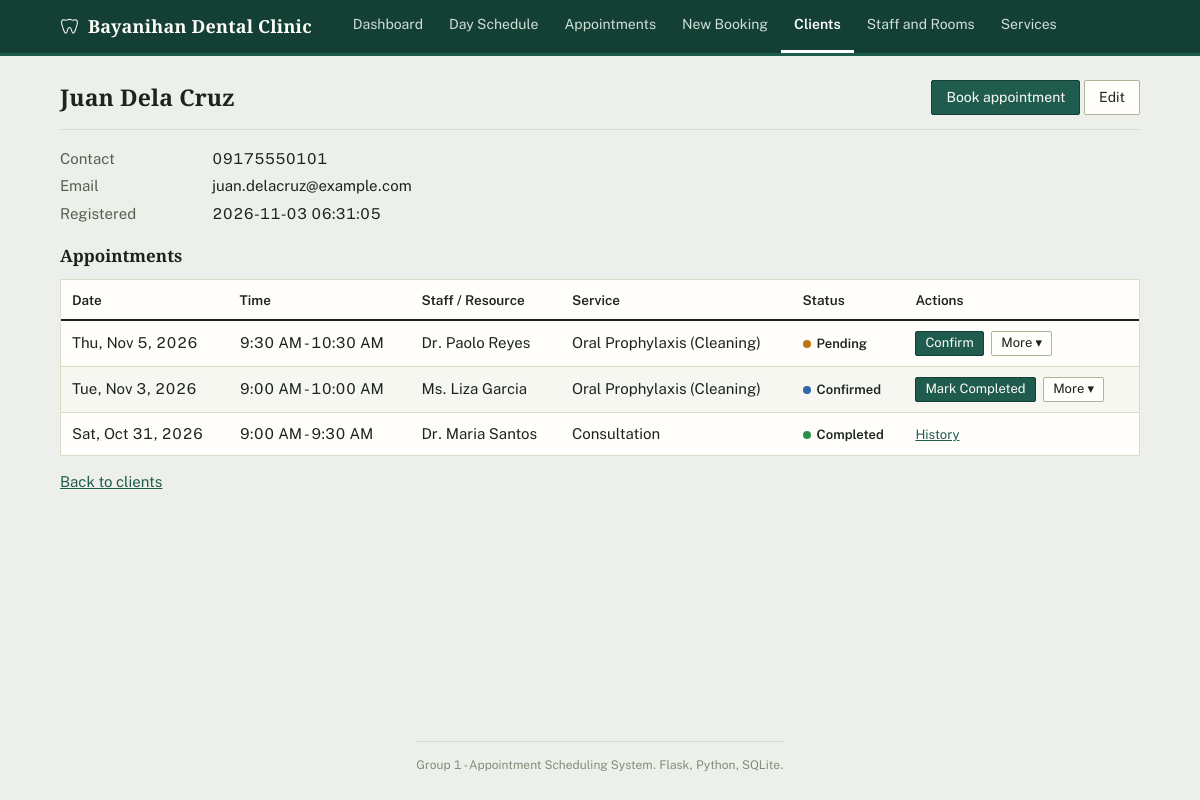
The page /clients/1 on the database its author committed.
### tables this page shows
CREATE TABLE clients (
    client_id  INTEGER PRIMARY KEY AUTOINCREMENT,
    name       TEXT NOT NULL CHECK (length(trim(name)) >= 2),
    contact    TEXT NOT NULL,
    email      TEXT,
    created_at TEXT NOT NULL DEFAULT (datetime('now', 'localtime'))
);

CREATE TABLE appointments (
    appointment_id INTEGER PRIMARY KEY AUTOINCREMENT,
    client_id      INTEGER NOT NULL REFERENCES clients (client_id) ON DELETE RESTRICT,
    resource_id    INTEGER NOT NULL REFERENCES staff_or_resources (resource_id) ON DELETE RESTRICT,
    service_id     INTEGER NOT NULL REFERENCES services (service_id) ON DELETE RESTRICT,
    appt_date      TEXT NOT NULL
        CHECK (appt_date GLOB '[0-9][0-9][0-9][0-9]-[0-9][0-9]-[0-9][0-9]'),
    start_time     TEXT NOT NULL CHECK (start_time GLOB '[0-2][0-9]:[0-5][0-9]'),
    end_time       TEXT NOT NULL CHECK (end_time GLOB '[0-2][0-9]:[0-5][0-9]'),
    status         TEXT NOT NULL DEFAULT 'Pending'
        CHECK (status IN ('Pending', 'Confirmed', 'Completed', 'Cancelled')),
    notes          TEXT,
    created_at     TEXT NOT NULL DEFAULT (datetime('now', 'localtime')),
    CHECK (end_time > start_time)
);

CREATE TABLE staff_or_resources (
    resource_id INTEGER PRIMARY KEY AUTOINCREMENT,
    name        TEXT NOT NULL UNIQUE,
    role        TEXT NOT NULL,
    is_active   INTEGER NOT NULL DEFAULT 1 CHECK (is_active IN (0, 1))
);

CREATE TABLE services (
    service_id       INTEGER PRIMARY KEY AUTOINCREMENT,
    name             TEXT NOT NULL UNIQUE,
    duration_minutes INTEGER NOT NULL
        CHECK (duration_minutes > 0 AND duration_minutes % 30 = 0)
);

### app.py (the view)
@app.route("/clients/<int:client_id>")
def clients_detail(client_id):
    conn = db.get_db()
    client = fetch_or_404(conn, "SELECT * FROM clients WHERE client_id = ?", (client_id,))
    appointments = conn.execute(
        APPT_SELECT + " WHERE a.client_id = ? ORDER BY a.appt_date DESC, a.start_time DESC",
        (client_id,),
    ).fetchall()
    return render_template(
        "client_detail.html", client=client, appointments=appointments,
        next_url=request.full_path.rstrip("?"),
    )

### app.py (called while the page is built)
@app.template_global()
def csrf_token():
    if "csrf_token" not in session:
        session["csrf_token"] = secrets.token_hex(16)
    return session["csrf_token"]

@app.before_request
def check_csrf():
    if request.method == "POST":
        sent = request.form.get("csrf_token", "")
        expected = session.get("csrf_token", "")
        if not expected or not secrets.compare_digest(sent, expected):
            abort(400)

def fetch_or_404(conn, sql, params):
    row = conn.execute(sql, params).fetchone()
    if row is None:
        abort(404)
    return row

### db.py (called while the page is built)
def connect(path):
    conn = sqlite3.connect(path, isolation_level=None, timeout=10)
    conn.row_factory = sqlite3.Row  # para pwedeng row["name"] imbes na row[1]
    conn.execute("PRAGMA foreign_keys = ON")
    return conn

def get_db():
    if "db" not in g:
        g.db = connect(current_app.config["DATABASE"])
    return g.db

### formatting.py (called while the page is built)
def fmt_date(value):
    if not value:
        return ""
    if isinstance(value, str):
        try:
            value = datetime.strptime(value, "%Y-%m-%d").date()
        except ValueError:
            return value  # kung hindi valid, ibalik na lang kung ano yung pumasok
    return f"{value.strftime('%a, %b')} {value.day}, {value.year}"

def fmt_time(value):
    if not value:
        return ""
    try:
        parsed = datetime.strptime(value, "%H:%M")
    except ValueError:
        return value
    return parsed.strftime("%I:%M %p").lstrip("0")

### templates/client_detail.html (shortened to what this page needs)
{% extends "base.html" %}
{% from "_appt_table.html" import appt_table %}
{% block content %}
<div class="page-head">
  <h1>{{ client.name }}</h1>
  <div>
    <a class="btn btn-primary" href="{{ url_for('appointments_new', client_id=client.client_id) }}">Book appointment</a>
    <a class="btn" href="{{ url_for('clients_edit', client_id=client.client_id) }}">Edit</a>
  </div>
</div>
<dl class="detail-list">
  <dt>Contact</dt><dd>{{ client.contact }}</dd>
  <dt>Email</dt><dd>{{ client.email or '-' }}</dd>
  <dt>Registered</dt><dd>{{ client.created_at }}</dd>
</dl>
<h2>Appointments</h2>
{{ appt_table(appointments, next_url, show_client=false, empty_text='This client has no appointments yet.') }}
<p><a href="{{ url_for('clients_list') }}">Back to clients</a></p>
{% endblock %}

### templates/_appt_table.html (shortened to what this page needs)
{% macro appt_table(rows, next_url, show_date=true, show_client=true, empty_text='No appointments found.') %}
<div class="table-wrap">
  <table class="data">
    <thead>
      <tr>
        {% if show_date %}<th>Date</th>{% endif %}
        <th>Time</th>
        <th>Staff / Resource</th>
        <th>Service</th>
        <th>Status</th>
        <th>Actions</th>
      </tr>
    </thead>
    <tbody>
      {% for a in rows %}
      <tr{% if a.status == 'Cancelled' %} class="row-cancelled"{% endif %}>
        {% if show_date %}<td>{{ a.appt_date|fmt_date }}</td>{% endif %}
        <td>{{ a.start_time|fmt_time }} - {{ a.end_time|fmt_time }}</td>
        <td>{{ a.resource_name }}</td>
        <td class="strike">{{ a.service_name }}</td>
        <td><span class="badge badge-{{ a.status|lower }}">{{ a.status }}</span></td>
        <td class="actions">
          {% set ns = namespace(primary=None) %}
          {% set candidate = PRIMARY_NEXT_STATUS.get(a.status) %}
          {% if candidate and candidate in STATUS_FLOW[a.status] and not (candidate == 'Completed' and a.appt_date > today()) %}
            {% set ns.primary = candidate %}
          {% endif %}
          {% if ns.primary %}
            <form method="post" action="{{ url_for('appointments_status', appointment_id=a.appointment_id) }}">
              <button type="submit" class="btn btn-sm btn-primary">{{ ACTION_LABELS[ns.primary] }}</button>
            </form>
          {% endif %}
          {% if a.status in ACTIVE_STATUSES %}
            <details class="menu">
              <summary class="btn btn-sm" aria-label="More actions for {{ a.client_name }}">More &#9662;</summary>
            </details>
          {% else %}
            <a class="link-sm" href="{{ url_for('appointments_history', appointment_id=a.appointment_id) }}">History</a>
          {% endif %}
        </td>
      </tr>
      {% else %}
      <tr><td class="empty" colspan="{{ 5 + (1 if show_date else 0) + (1 if show_client else 0) }}">{{ empty_text }}</td></tr>
      {% endfor %}
    </tbody>
  </table>
</div>
{% endmacro %}

### static/style.css (style rules this page uses)
:root { --paper: #edf0ea; --surface: #fffefb; --surface-alt: #f6f7f1; --ink: #1c2420; --ink-soft: #56604f; --ink-faint: #838d78; --rule: #d7ddc9; --rule-strong: #aab59b; --accent: #1f5c4d; --accent-dark: #143f35; --accent-soft: #e1ede7; --amber: #b9780f; --amber-soft: #f8ead0; --blue: #2f66ad; --blue-soft: #e1ebf7; --green: #2f8f4e; --green-soft: #e0f1e2; --red: #c0392b; --red-soft: #f8e3df; }
* { box-sizing: border-box; }
html, body { height: 100%; }
body { margin: 0; min-height: 100vh; display: flex; flex-direction: column; font: 15px/1.5 "Public Sans", system-ui, -apple-system, "Segoe UI", Roboto, sans-serif; color: var(--ink); background: var(--paper); font-feature-settings: "tnum" 1; }
h1, h2, .brand, .summary-num { font-family: "Source Serif 4", Georgia, "Times New Roman", serif; }
a { color: var(--accent); }
h1 { font-size: 23px; font-weight: 600; margin: 0; letter-spacing: 0.1px; }
h2 { font-size: 17px; font-weight: 600; margin: 0 0 10px; }
.page-head { display: flex; justify-content: space-between; align-items: flex-end; flex-wrap: wrap; gap: 8px; margin-bottom: 18px; padding-bottom: 14px; border-bottom: 1px solid var(--rule); }
.btn { display: inline-block; padding: 7px 14px; border: 1px solid var(--rule-strong); background: var(--surface); color: var(--ink); border-radius: 2px; font: inherit; font-size: 14px; cursor: pointer; text-decoration: none; line-height: 1.3; transition: background-color 0.12s ease, border-color 0.12s ease; }
.btn-primary { background: var(--accent); border-color: var(--accent-dark); color: #fdfcf7; }
.btn-sm { padding: 3px 9px; font-size: 13px; }
.table-wrap { overflow-x: auto; background: var(--surface); border: 1px solid var(--rule); }
table.data { width: 100%; border-collapse: collapse; }
table.data caption, table.data th { text-align: left; border-bottom: 2px solid var(--ink); padding: 10px 11px 9px; font-size: 13.5px; color: var(--ink); white-space: nowrap; font-weight: 600; }
table.data td { padding: 10px 11px; border-bottom: 1px solid var(--rule); vertical-align: middle; }
table.data tbody tr:nth-child(even) td { background: var(--surface-alt); }
table.data tbody tr:last-child td { border-bottom: 0; }
td.actions { white-space: nowrap; }
td.actions form { display: inline; }
td.actions .btn, td.actions a.link-sm { margin-right: 4px; }
.link-sm { font-size: 13px; }
.menu { display: inline-block; position: relative; }
.menu > summary { list-style: none; user-select: none; }
.badge { display: inline-flex; align-items: center; gap: 6px; font-size: 13px; font-weight: 600; white-space: nowrap; color: var(--ink); }
.badge::before { content: ""; width: 8px; height: 8px; border-radius: 50%; flex: none; background: var(--ink-faint); }
.badge-pending::before { background: var(--amber); }
.badge-confirmed::before { background: var(--blue); }
.badge-completed::before { background: var(--green); }
.detail-list { display: grid; grid-template-columns: 140px 1fr; gap: 5px 12px; margin: 0 0 18px; }
.detail-list dt { color: var(--ink-soft); }
.detail-list dd { margin: 0; }

### rows shown on the page
clients: name "Juan Dela Cruz", contact "09175550101", email "juan.delacruz@example.com", created_at "2026-11-03 06:31:05"
appointments: appt_date|fmt_date "Thu, Nov 5, 2026", start_time|fmt_time "9:30 AM", end_time|fmt_time "10:30 AM", resource_name "Dr. Paolo Reyes", service_name "Oral Prophylaxis (Cleaning)", status "Pending", ACTION_LABELS "Confirm"
appointments: appt_date|fmt_date "Tue, Nov 3, 2026", start_time|fmt_time "9:00 AM", end_time|fmt_time "10:00 AM", resource_name "Ms. Liza Garcia", service_name "Oral Prophylaxis (Cleaning)", status "Confirmed", ACTION_LABELS "Mark Completed"
appointments: appt_date|fmt_date "Sat, Oct 31, 2026", start_time|fmt_time "9:00 AM", end_time|fmt_time "9:30 AM", resource_name "Dr. Maria Santos", service_name "Consultation", status "Completed"

### other values the page prints
{{ CLINIC_NAME }} "Bayanihan Dental Clinic"
{{ label }} "Dashboard" "Day Schedule" "Appointments" "New Booking" "Clients" "Staff and Rooms" "Services"
